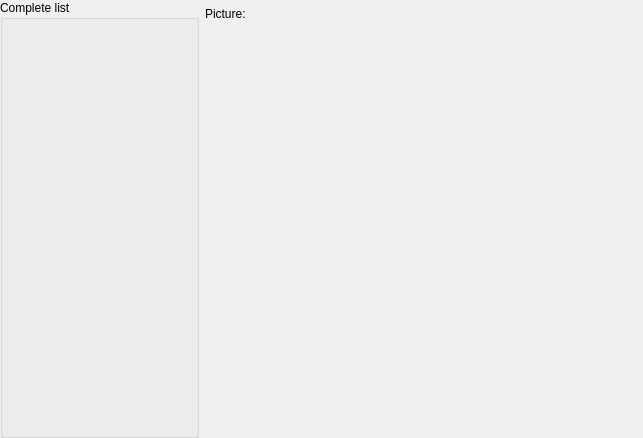
<?xml version="1.0" encoding="UTF-8"?>
<ui version="4.0">
 <class>PanelSpriteWalls</class>
 <widget class="QWidget" name="PanelSpriteWalls">
  <property name="geometry">
   <rect>
    <x>0</x>
    <y>0</y>
    <width>643</width>
    <height>438</height>
   </rect>
  </property>
  <property name="windowTitle">
   <string>Form</string>
  </property>
  <layout class="QGridLayout" name="gridLayout">
   <property name="leftMargin">
    <number>0</number>
   </property>
   <property name="topMargin">
    <number>0</number>
   </property>
   <property name="rightMargin">
    <number>0</number>
   </property>
   <property name="bottomMargin">
    <number>0</number>
   </property>
   <item row="0" column="0">
    <layout class="QHBoxLayout" name="horizontalLayout" stretch="0,1">
     <item>
      <widget class="QGroupBox" name="groupBox_22">
       <property name="minimumSize">
        <size>
         <width>0</width>
         <height>0</height>
        </size>
       </property>
       <property name="maximumSize">
        <size>
         <width>16777215</width>
         <height>16777215</height>
        </size>
       </property>
       <property name="title">
        <string>Complete list</string>
       </property>
       <layout class="QGridLayout" name="gridLayout_29">
        <item row="0" column="0">
         <widget class="PanelSuperList" name="panelSuperList" native="true">
          <property name="minimumSize">
           <size>
            <width>175</width>
            <height>0</height>
           </size>
          </property>
          <property name="maximumSize">
           <size>
            <width>175</width>
            <height>16777215</height>
           </size>
          </property>
         </widget>
        </item>
       </layout>
      </widget>
     </item>
     <item>
      <layout class="QVBoxLayout" name="verticalLayout" stretch="0,1">
       <item>
        <layout class="QHBoxLayout" name="horizontalLayout_4" stretch="0,0,1">
         <item>
          <widget class="QLabel" name="label_4">
           <property name="text">
            <string>Picture:</string>
           </property>
          </widget>
         </item>
         <item>
          <widget class="WidgetPicture" name="widgetPicture" native="true">
           <property name="minimumSize">
            <size>
             <width>200</width>
             <height>27</height>
            </size>
           </property>
           <property name="maximumSize">
            <size>
             <width>200</width>
             <height>27</height>
            </size>
           </property>
          </widget>
         </item>
         <item>
          <spacer name="horizontalSpacer">
           <property name="orientation">
            <enum>Qt::Horizontal</enum>
           </property>
           <property name="sizeHint" stdset="0">
            <size>
             <width>40</width>
             <height>20</height>
            </size>
           </property>
          </spacer>
         </item>
        </layout>
       </item>
       <item>
        <widget class="WidgetTilesetSettings" name="widgetTilesetSettings" native="true"/>
       </item>
      </layout>
     </item>
    </layout>
   </item>
  </layout>
 </widget>
 <customwidgets>
  <customwidget>
   <class>PanelSuperList</class>
   <extends>QWidget</extends>
   <header>panelsuperlist.h</header>
   <container>1</container>
  </customwidget>
  <customwidget>
   <class>WidgetPicture</class>
   <extends>QWidget</extends>
   <header>widgetpicture.h</header>
   <container>1</container>
  </customwidget>
  <customwidget>
   <class>WidgetTilesetSettings</class>
   <extends>QWidget</extends>
   <header>widgettilesetsettings.h</header>
   <container>1</container>
  </customwidget>
 </customwidgets>
 <resources/>
 <connections/>
</ui>
